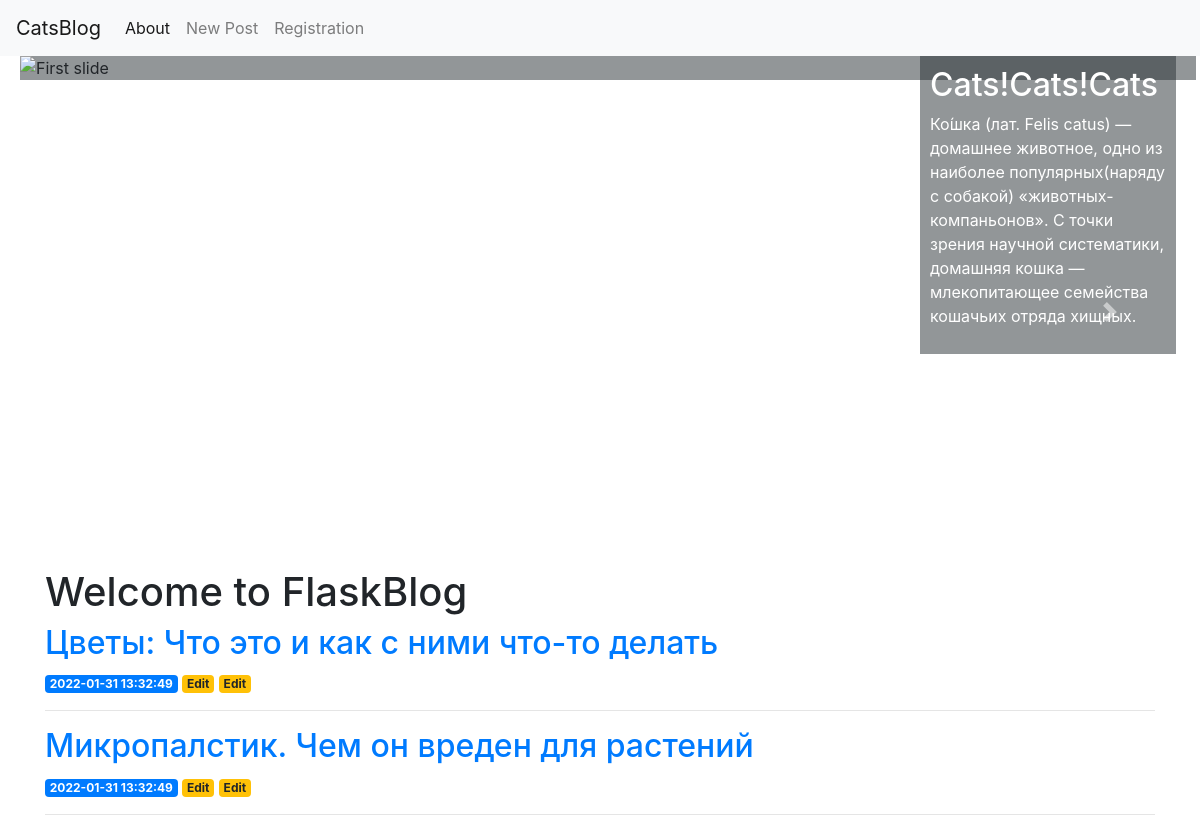
Before: / with the older database file.
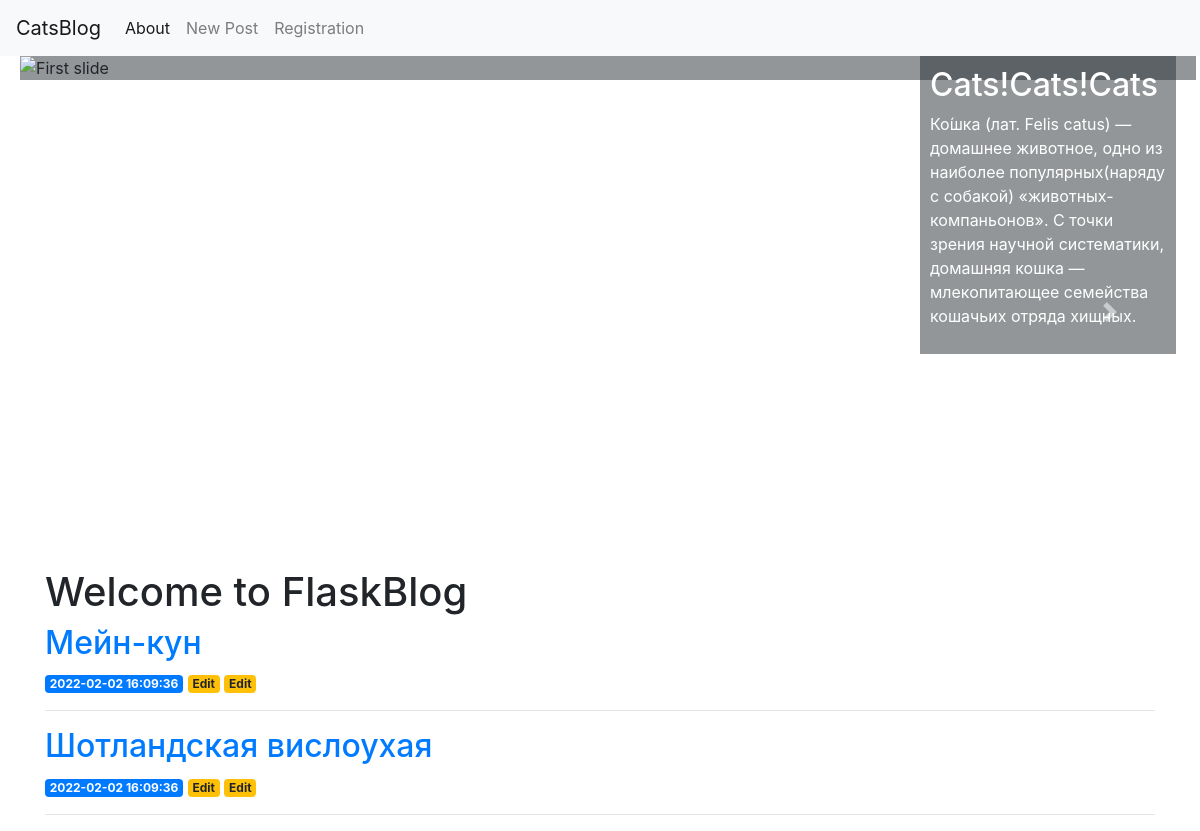
After: the same page with the newer database file.
### tables this page shows
CREATE TABLE posts (
    id INTEGER PRIMARY KEY AUTOINCREMENT,
    created TIMESTAMP NOT NULL DEFAULT CURRENT_TIMESTAMP,
    title TEXT NOT NULL,
    likes INTEGER DEFAULT 0,
    content TEXT NOT NULL,
    comment TEXT NOT NULL
);

### app/views.py (the view)
@app.route('/')
def draw_main_page():
    posts = get_all_posts()
    return render_template('index.html', posts=posts)

### app/repositories.py (called while the page is built)
def get_db_connection():
    conn = sqlite3.connect('database.db')
    conn.row_factory = sqlite3.Row
    return conn

def get_all_posts():
    conn = get_db_connection()
    posts = conn.execute('SELECT * FROM posts').fetchall()
    conn.close()
    return posts

### app/templates/index.html
{% extends 'base.html' %}
{% block content %}
    <h1>{% block title %} Welcome to FlaskBlog {% endblock %}</h1>
    {% for post in posts %}
        <a href="{{ url_for('get_blog_post', id=post['id']) }}">
            <h2>{{ post['title'] }}</h2>
        </a>
        <span class="badge badge-primary">{{ post['created'] }}</span>
        <a href="{{ url_for('edit', id=post['id']) }}">
            <span class="badge badge-warning">Edit</span>
        </a>
        <a href="{{ url_for('create_comment', id=post['id']) }}">
            <span class="badge badge-warning">Edit</span>
        </a>
        <hr>
    {% endfor %}
{% endblock %}

### app/templates/base.html (shortened to what this page needs)
<!doctype html>
<html lang="en">
  <head>
    <link rel="stylesheet" href="https://cdn.jsdelivr.net/npm/bootstrap-icons@1.7.0/font/bootstrap-icons.css">
    <link rel="stylesheet" href="https://stackpath.bootstrapcdn.com/bootstrap/4.3.1/css/bootstrap.min.css">
  </head>
  <body>
    <nav class="navbar navbar-expand-md navbar-light bg-light">
        <a class="navbar-brand" href="{{ url_for('draw_main_page')}}">CatsBlog</a>
        <div class="collapse navbar-collapse" id="navbarNav">
            <ul class="navbar-nav">
            <li class="nav-item active">
                <a class="nav-link" href="{{ url_for('about')}}">About</a>
            </li>
            <li class="nav-item">
            <a class="nav-link" href="{{url_for('create')}}">New Post</a>
            </li>
            <li class="nav-item">
            <a class="nav-link" href="{{url_for('register_user')}}">Registration</a>
            </li>
            </ul>
        </div>
    </nav>
     <div id="carouselExampleIndicators" class="carousel slide" data-ride="carousel">
  <ol class="carousel-indicators">
    <li data-target="#carouselExampleIndicators" data-slide-to="0" class="active"></li>
    <li data-target="#carouselExampleIndicators" data-slide-to="1"></li>
    <li data-target="#carouselExampleIndicators" data-slide-to="2"></li>
  </ol>
  <div class="carousel-inner">
    <div class="carousel-item active">
        <div class = counteiner_text>
            <h2>Cats!Cats!Cats</h2>
            <p>Ко́шка (лат. Felis catus) — домашнее животное, одно из наиболее популярных(наряду с собакой) «животных-компаньонов».
С точки зрения научной систематики, домашняя кошка — млекопитающее семейства кошачьих отряда хищных.</p>
        </div>
      <img class="d-block w-100" src="https://w-dog.ru/wallpapers/5/16/293857227813431/britanskaya-korotkosh-rstnaya-britanec-kot-koshka-morda.jpg" alt="First slide">
    </div>
  </div>
  <a class="carousel-control-prev" href="#carouselExampleIndicators" role="button" data-slide="prev">
    <span class="carousel-control-prev-icon" aria-hidden="true"></span>
  </a>
  <a class="carousel-control-next" href="#carouselExampleIndicators" role="button" data-slide="next">
    <span class="carousel-control-next-icon" aria-hidden="true"></span>
  </a>
</div>
    <div class="container">
        {% block content %} {% endblock %}
    </div>
  </body>
</html>

### app/templates/base.html (style rules this page uses)
.carousel-item { background-color: rgba(39,47,51, 0.5); }
.counteiner_text { color: white; background-color: rgba(39,47,51, 0.5); position: absolute; right:20px; left:900px; padding: 10px; }
.carousel-inner { width:98%; height: 32rem; left:20px; right:10px }

Changed rows visible on the page:
removed posts: title "Цветы: Что это и как с ними что-то делать", created "2022-01-31 13:32:49"
removed posts: title "Микропалстик. Чем он вреден для растений", created "2022-01-31 13:32:49"
added posts: title "Мейн-кун", created "2022-02-02 16:09:36"
added posts: title "Шотландская вислоухая", created "2022-02-02 16:09:36"
